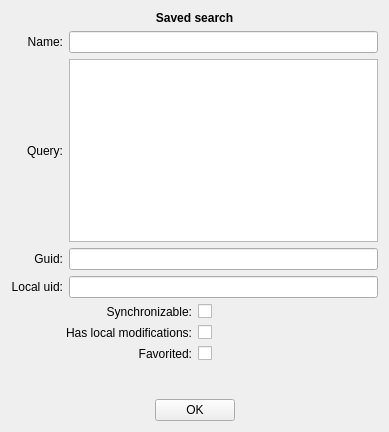
<?xml version="1.0" encoding="UTF-8"?>
<ui version="4.0">
 <class>SavedSearchModelItemInfoWidget</class>
 <widget class="QWidget" name="SavedSearchModelItemInfoWidget">
  <property name="geometry">
   <rect>
    <x>0</x>
    <y>0</y>
    <width>389</width>
    <height>432</height>
   </rect>
  </property>
  <property name="windowTitle">
   <string>Form</string>
  </property>
  <layout class="QGridLayout" name="gridLayout">
   <item row="7" column="0" colspan="2">
    <layout class="QHBoxLayout" name="okButtonHorizontalLayout">
     <item>
      <spacer name="leftHorizontalSpacer">
       <property name="orientation">
        <enum>Qt::Horizontal</enum>
       </property>
       <property name="sizeHint" stdset="0">
        <size>
         <width>40</width>
         <height>20</height>
        </size>
       </property>
      </spacer>
     </item>
     <item>
      <widget class="QPushButton" name="okButton">
       <property name="text">
        <string>OK</string>
       </property>
      </widget>
     </item>
     <item>
      <spacer name="rightHorizontalSpacer">
       <property name="orientation">
        <enum>Qt::Horizontal</enum>
       </property>
       <property name="sizeHint" stdset="0">
        <size>
         <width>40</width>
         <height>20</height>
        </size>
       </property>
      </spacer>
     </item>
    </layout>
   </item>
   <item row="5" column="0" colspan="2">
    <layout class="QGridLayout" name="checkboxesGridLayout">
     <item row="0" column="0">
      <widget class="QLabel" name="savedSearchSynchronizableLabel">
       <property name="text">
        <string>Synchronizable:</string>
       </property>
       <property name="alignment">
        <set>Qt::AlignRight|Qt::AlignTrailing|Qt::AlignVCenter</set>
       </property>
      </widget>
     </item>
     <item row="0" column="1">
      <widget class="QCheckBox" name="savedSearchSynchronizableCheckBox"/>
     </item>
     <item row="1" column="0">
      <widget class="QLabel" name="savedSearchDirtyLabel">
       <property name="text">
        <string>Has local modifications:</string>
       </property>
       <property name="alignment">
        <set>Qt::AlignRight|Qt::AlignTrailing|Qt::AlignVCenter</set>
       </property>
      </widget>
     </item>
     <item row="1" column="1">
      <widget class="QCheckBox" name="savedSearchDirtyCheckBox"/>
     </item>
     <item row="2" column="0">
      <widget class="QLabel" name="savedSearchFavoritedLabel">
       <property name="text">
        <string>Favorited:</string>
       </property>
       <property name="alignment">
        <set>Qt::AlignRight|Qt::AlignTrailing|Qt::AlignVCenter</set>
       </property>
      </widget>
     </item>
     <item row="2" column="1">
      <widget class="QCheckBox" name="savedSearchFavoritedCheckBox"/>
     </item>
    </layout>
   </item>
   <item row="1" column="0">
    <widget class="QLabel" name="savedSearchNameLabel">
     <property name="text">
      <string>Name:</string>
     </property>
     <property name="alignment">
      <set>Qt::AlignRight|Qt::AlignTrailing|Qt::AlignVCenter</set>
     </property>
    </widget>
   </item>
   <item row="1" column="1">
    <widget class="QLineEdit" name="savedSearchNameLineEdit">
     <property name="readOnly">
      <bool>true</bool>
     </property>
    </widget>
   </item>
   <item row="4" column="1">
    <widget class="QLineEdit" name="savedSearchLocalUidLineEdit">
     <property name="readOnly">
      <bool>true</bool>
     </property>
    </widget>
   </item>
   <item row="2" column="0">
    <widget class="QLabel" name="savedSearchQueryLabel">
     <property name="text">
      <string>Query:</string>
     </property>
     <property name="alignment">
      <set>Qt::AlignRight|Qt::AlignTrailing|Qt::AlignVCenter</set>
     </property>
    </widget>
   </item>
   <item row="4" column="0">
    <widget class="QLabel" name="savedSearchLocalUidLabel">
     <property name="text">
      <string>Local uid:</string>
     </property>
     <property name="alignment">
      <set>Qt::AlignRight|Qt::AlignTrailing|Qt::AlignVCenter</set>
     </property>
    </widget>
   </item>
   <item row="2" column="1">
    <widget class="QPlainTextEdit" name="savedSearchQueryPlainTextEdit">
     <property name="readOnly">
      <bool>true</bool>
     </property>
    </widget>
   </item>
   <item row="0" column="0" colspan="2">
    <widget class="QLabel" name="savedSearchLabel">
     <property name="font">
      <font>
       <weight>75</weight>
       <bold>true</bold>
      </font>
     </property>
     <property name="text">
      <string>Saved search</string>
     </property>
     <property name="alignment">
      <set>Qt::AlignCenter</set>
     </property>
    </widget>
   </item>
   <item row="3" column="0">
    <widget class="QLabel" name="savedSearchGuidLabel">
     <property name="text">
      <string>Guid:</string>
     </property>
     <property name="alignment">
      <set>Qt::AlignRight|Qt::AlignTrailing|Qt::AlignVCenter</set>
     </property>
    </widget>
   </item>
   <item row="3" column="1">
    <widget class="QLineEdit" name="savedSearchGuidLineEdit">
     <property name="readOnly">
      <bool>true</bool>
     </property>
    </widget>
   </item>
   <item row="6" column="0" colspan="2">
    <widget class="QLabel" name="statusBarLabel">
     <property name="minimumSize">
      <size>
       <width>0</width>
       <height>26</height>
      </size>
     </property>
    </widget>
   </item>
  </layout>
 </widget>
 <resources/>
 <connections/>
</ui>
